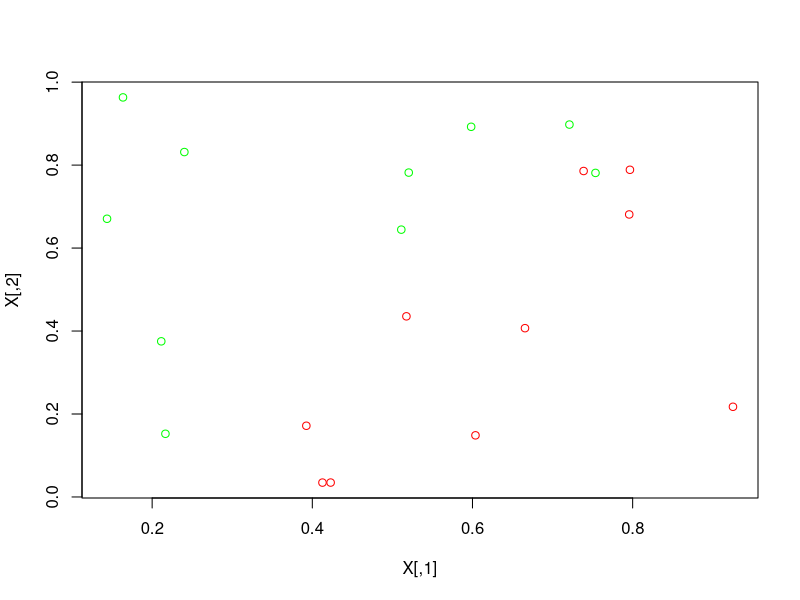

Write R code to recreate this figure. (Note: this script raises an error after producing the figure.)
generate_points <- function(N, include_func, direction, B_N, B_P) {
    # Create set of 2D points, with binary categorisation split
    # fuzzily either side of 2 2D decision boundary.
    points = matrix(nrow=0, ncol=2)
    while(dim(points)[1] < N)
    {
        P = c(runif(1), runif(1))
        signed_dist = (B_N %*% (P - B_P))[1]
        include_prob = include_func(signed_dist, direction)
        if(runif(1) > include_prob)
            next
        points = rbind(points, P)
    }
    return(points)
}

include_func <- function(signed_dist, direction) {
    # Given a signed distance value from the decision boundary,
    # return whether point is included
    include_prob = 0.5 * (10 * direction * signed_dist + 1)
    include_prob = pmax(pmin(include_prob, 1.0), 0.0)
    include_prob = include_prob ^ 1
    include_prob
}

create_data <- function(N, B_P, B_D) {
    # Create 2D points data, with binary classification indicator
    # and corresponding display color
    B_N = c(-1.0 * B_D[2], B_D[1])

    set_A = generate_points(N/2, include_func, 1.0, B_N, B_P)
    set_B = generate_points(N/2, include_func, -1.0, B_N, B_P)
    X0 = rbind(set_A, set_B)
    Y0 = c(rep(-1, N/2), rep(1, N/2))

    indices0 = rep(0, N)
    for(i in 1:N)
        indices0[i] = i

    indices = sample(indices0, replace=FALSE)

    data = matrix(nrow=0, ncol=4)

    for(i in 1:N)
    {
        if(Y0[indices[i]] == 1)
            col = "red"
        else
            col = "green"
        data = rbind(data, c(X0[indices[i],], Y0[indices[i]], col))
    }
    return(data)
}

objective_function <- function(X, Y, DELTAS){
    # The objective function of the SVM optimisation.
    tmp = 0
    for(i in 1:N)
    {
        for(k in 1:N)
        {
            tmp = tmp + DELTAS[i] * DELTAS[k] * Y[i] * Y[k] * as.numeric(X[i,] %*% X[k,])
        }
    }

    sum(DELTAS) - 0.5 * tmp
}

objective_reduced <- function(X, Y, ZETA, DELTAS, i1, i2) {
    # Determine the values of the 2 indicated variables which maximise
    # the objective function when all other variables are held constant 
    d1_lin = 0.0
    d2_lin = 0.0
    d1_quad = 0.0
    d2_quad = 0.0
    cross_quad = 0.0

    for(i in 1:N)
    {
        for(k in 1:N)
        {
            if((i == i1)&&(k == i1))
                d1_quad = d1_quad - 0.5 * (Y[i] * Y[k] * as.numeric(X[i,] %*% X[k,]))
                next
            if((i == i1)&&(k == i2))
                cross_quad = cross_quad - 0.5 * ( Y[i] * Y[k] * as.numeric(X[i,] %*% X[k,]))
                next
            if((i == i2)&&(k == i1))
                cross_quad = cross_quad - 0.5 * (Y[i] * Y[k] * as.numeric(X[i,] %*% X[k,]))
                next
            if((i == i2)&&(k == i2))
                d2_quad = d2_quad - 0.5 * ( Y[i] * Y[k] * as.numeric(X[i,] %*% X[k,]))
                next

            if((i == i1)||(k == i1))
                d1_lin = d1_lin - 0.5 * (Y[i] * Y[k] * as.numeric(X[i,] %*% X[k,]))
                next
            if((i == i2)||(k == i2))
                d2_lin = d2_lin - 0.5 * (Y[i] * Y[k] * as.numeric(X[i,] %*% X[k,]))
                next
        }
    }

    b = d2_lin - Y[i1] * Y[i2] * d1_lin - d1_quad * Y[i1]^2 * 2 * ZETA * Y[i2] + cross_quad * Y[i1] * ZETA + 1 - Y[i1]*Y[i2]
    a = d2_quad + d1_quad * Y[i1]^2 * Y[i2]^2 - cross_quad * Y[i1] * Y[i2]

    c(a, b)
}

# 200 points
N = 20

# Linear decision boundary
B_P = c(0.0, 0.0)
B_D = c(1.0, 1.0)

# Generate data
data = create_data(N, B_P, B_D)

# Unpack & display data
X = cbind(as.numeric(data[,1]), as.numeric(data[,2]))
Y = as.numeric(data[,3])
cols = data[,4]
plot(X, col=cols)


optimise_simple <- function(C) {
    DELTAS = runif(N) * C
    epsilon = 0.0001
    diff = 0.05
    
    while(1)
    {
        val = objective_function(X, Y, DELTAS)
        cat(val, " (", Y %*% DELTAS, ")\n")

        for(i in 1:N)
        {
            DELTAS_TENTATIVE = DELTAS
            DELTAS_TENTATIVE[i] = DELTAS[i] + diff
            if(objective_function(X, Y, DELTAS_TENTATIVE) <= val)
                DELTAS_TENTATIVE[i] = DELTAS[i] - diff

            DELTAS = DELTAS_TENTATIVE
            DELTAS[i] = min(max(DELTAS[i], 0.0), C)
        }

        val_new = objective_function(X, Y, DELTAS)
        if(abs(val - val_new) < epsilon)
            break
    }

    return(DELTAS)
}

optimise_simple_with_constraints <- function(C) {
    DELTAS = runif(N) * C
    epsilon = 0.0001
    diff = 0.05

    while(1)
    {
        val = objective_function(X, Y, DELTAS)

        for(half in 0:(N/2 - 1))
        {
            i1 = half * 2 + 1
            i2 = i1 + 1

            ZETA = 0.0
            for(i in 1:N)
            {
                if(i == i1 || i == i2)
                    next
                ZETA = ZETA - DELTAS[i] * Y[i]
            }

            diff1 = runif(1) * diff
            DELTAS_TENTATIVE = DELTAS
            DELTAS_TENTATIVE[i1] = DELTAS[i1] + diff1
            DELTAS_TENTATIVE[i1] = max(min(DELTAS_TENTATIVE[i1], C), 0.0)
            if(objective_function(X, Y, DELTAS_TENTATIVE) < val)
            {
                DELTAS_TENTATIVE[i1] = DELTAS[i1] - diff1
                DELTAS_TENTATIVE[i1] = max(min(DELTAS_TENTATIVE[i1], C), 0.0)
            }
            
            DELTAS_TENTATIVE[i2] = Y[i2]*(ZETA - DELTAS_TENTATIVE[i1]*Y[i1])
            if(objective_function(X, Y, DELTAS_TENTATIVE) > val)
                DELTAS = DELTAS_TENTATIVE
        }

        val_new = objective_function(X, Y, DELTAS)
        if(abs(val - val_new) < epsilon)
            break
    }

    return(DELTAS)
}


optimise_SOM <- function(C) {
    DELTAS = runif(N) * C
    epsilon = 0.0001
    diff = 0.05
    indices = sample(1:N)

    while(1)
    {
        for(a in 1:N)
        {
            i = indices[a]

            diff1 = 2.0 * diff * (runif(1) - 0.5)

            DELTAS_TENTATIVE = DELTAS
            DELTAS_TENTATIVE[i] = DELTAS_TENTATIVE[i] + diff1
            if(objective_function(X, Y, DELTAS_TENTATIVE) > val)
            {
                DELTAS = DELTAS_TENTATIVE
            }
            else
            {
                DELTAS_TENTATIVE[i] = DELTAS[i] - diff1
                if(objective_function(X, Y, DELTAS_TENTATIVE) > val)
                {
                    DELTAS = DELTAS_TENTATIVE
                }
            }

            DELTAS[i] = max(min(DELTAS[i], C), 0.0)
        }
    
        val_new = objective_function(X, Y, DELTAS)
        if(abs(val - val_new) < epsilon)
            break
    }

    return(DELTAS)
}

# Solve the SVM
DELTAS = optimise_simple(C)

# Display the data again, with support vectors highlighted
# in blue.
cols2 = cols
for(i in 1:N)
{
    if(DELTAS[i] != 0.0)
    {
        cols2[i] = "blue"
    }
}
plot(X, col=cols2)


# Compute the decision boundary vector from the support vector values
B = c(0, 0)
for(i in 1:N)
{
    if(DELTAS[i] != 0.0)
    {
        B = B + DELTAS[i] * X[i,] * Y[i]
    }
}

for(i in 1:N)
{
    if(DELTAS[i] == 0)
        next

    ri = C - DELTAS[i]
    if(ri != 0.0)
    {
        B0 <<- Y[i] - as.numeric(B %*% X[i,])
        break
    }
}

decision_boundary_function <- function(x) {
    # Decision boundary line as ax x/y function
    (-B0 - B[1]*x) / B[2]
}

# Plot the decision boundary
curve(decision_boundary_function, add=TRUE)
